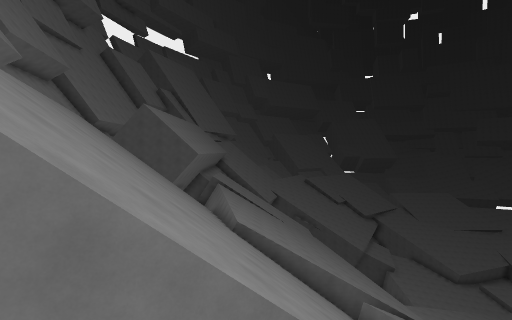
View 1 (above)

16 first-person views from a walk through a Godot game level. The camera is 1.3 m above the floor, tilts 2° down and sees 90° across. The floor is counted in squares, 2 m on a side. Each view is taken from the middle of a square. On the plan, view 1 faces up. The plan holds only what a view shows up to about 9 squares ahead; the rest is blank. The place goes on beyond the plan. Characters and animated objects are left out.

View 2
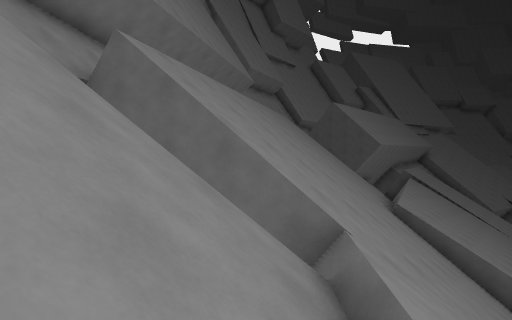

View 3
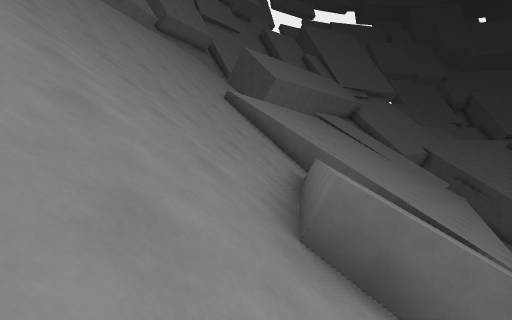

View 4
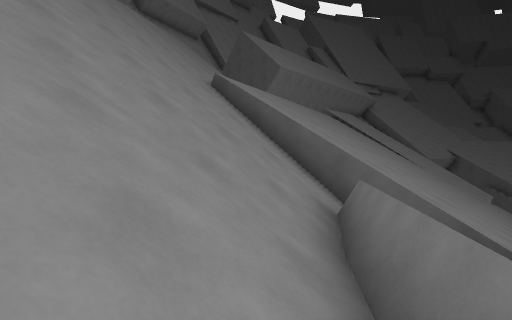

View 5
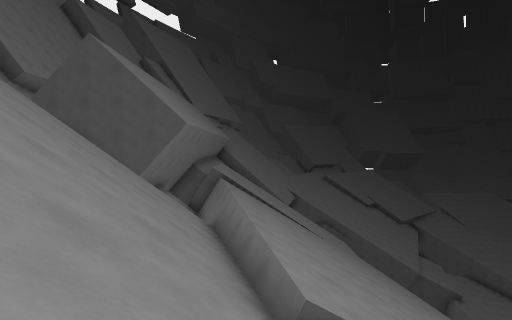

View 6
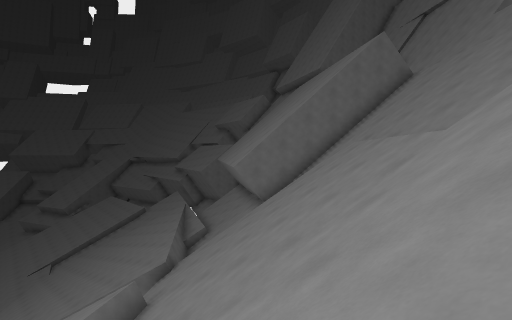

View 7
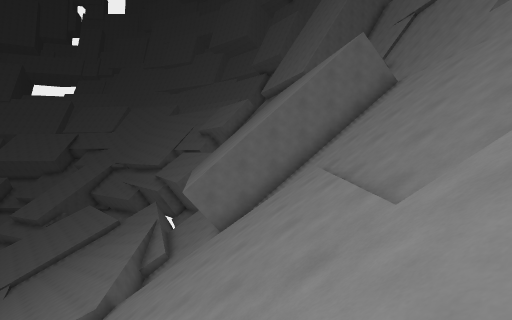

View 8
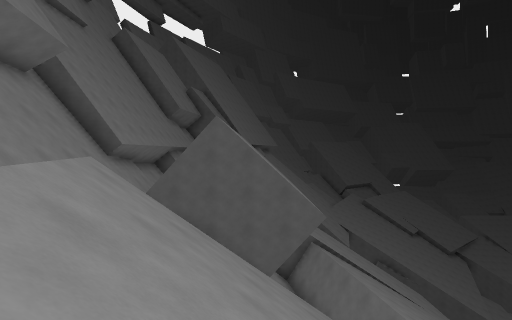

View 9
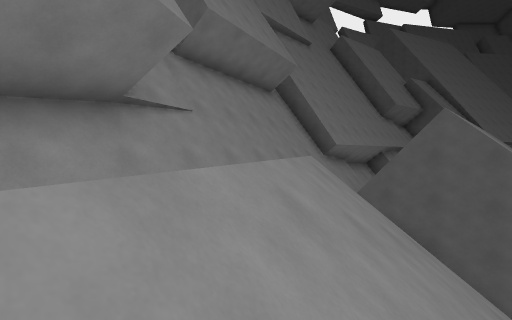

View 10
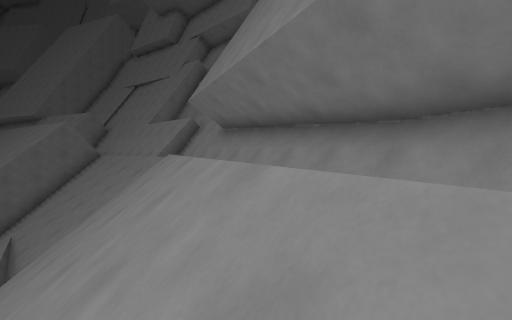

View 11
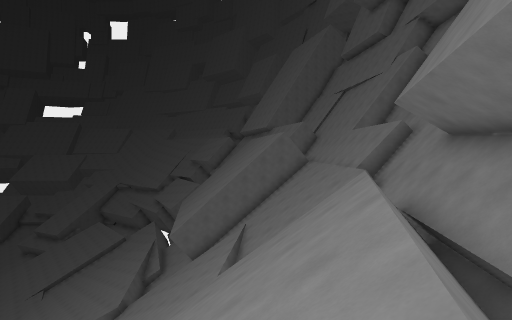

View 12
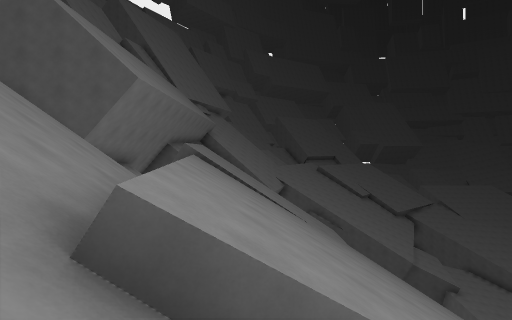

View 13
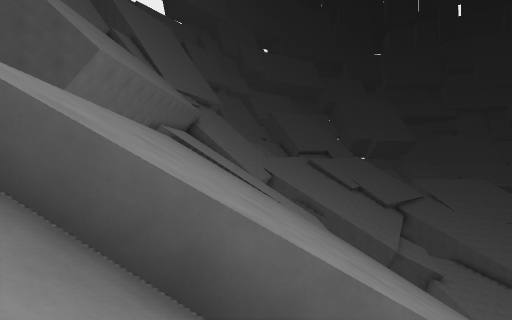

View 14
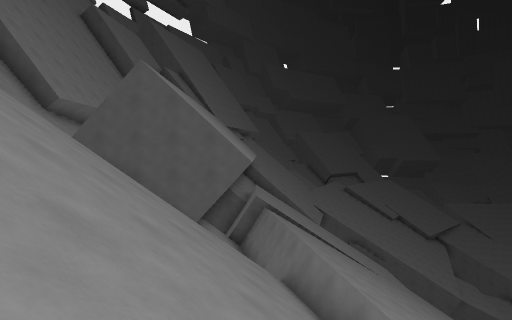

View 15
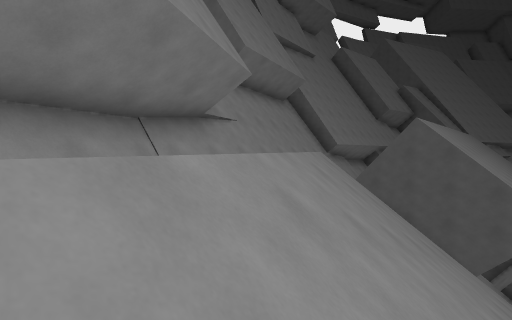

View 16
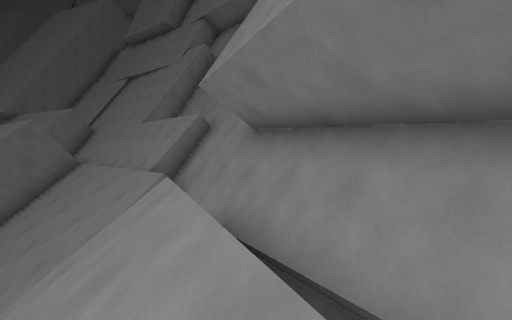

### Floor plan
Key: @ floor where view 1 was taken; # wall or solid block; / step, stairs or slope; = window, fence, low wall or low ledge; ^ raised ledge; v drop or lower ground.
Columns run from 10 left of view 1 to 10 right of it. Each row starts with its distance up from view 1.
 16 #v    #v^^^^^^^^
 15 #v   ##v=^^^^^^^^
 14 #vv=##vv#^^^^^^^^v
 13 #v    v//^^^^^^^^^
 12 ##  v////^^^^=^^^^
 11 ## //////^^^^^#^^^
 10 ## //////^^^^##^^^
  9  =vv/////^^^####^
  8  =v //////^///# ^^
  7  ## v/////////^^^^
  6   #vv//////////^^^
  5   ## v/////////^^^  ^
  4   ##vv//////////^v ^^
  3    ##vv///////////v^^
  2     #vv///////////^^^
  1     #=v//vv///////vv^
  0     #==v v@///////
 -1      ###v////////#
 -2       ##v///////##
 -3        ###/////##
 -4         ###////#
 -5           ##//##
 -6            ####

Positions as (right, up) in squares from view 1, and headings:
1: (0, 0), facing up
2: (2, -1), facing up-left
3: (7, 2), facing up-left
4: (5, 4), facing up-left
5: (-1, 6), facing up
6: (0, 6), facing down-right
7: (0, 4), facing down-right
8: (-5, 7), facing up
9: (-5, 7), facing up-left
10: (-5, 7), facing down
11: (-5, 6), facing down-right
12: (0, 7), facing up
13: (1, 7), facing up
14: (-3, 7), facing up
15: (-4, 5), facing up-left
16: (-4, 4), facing down
